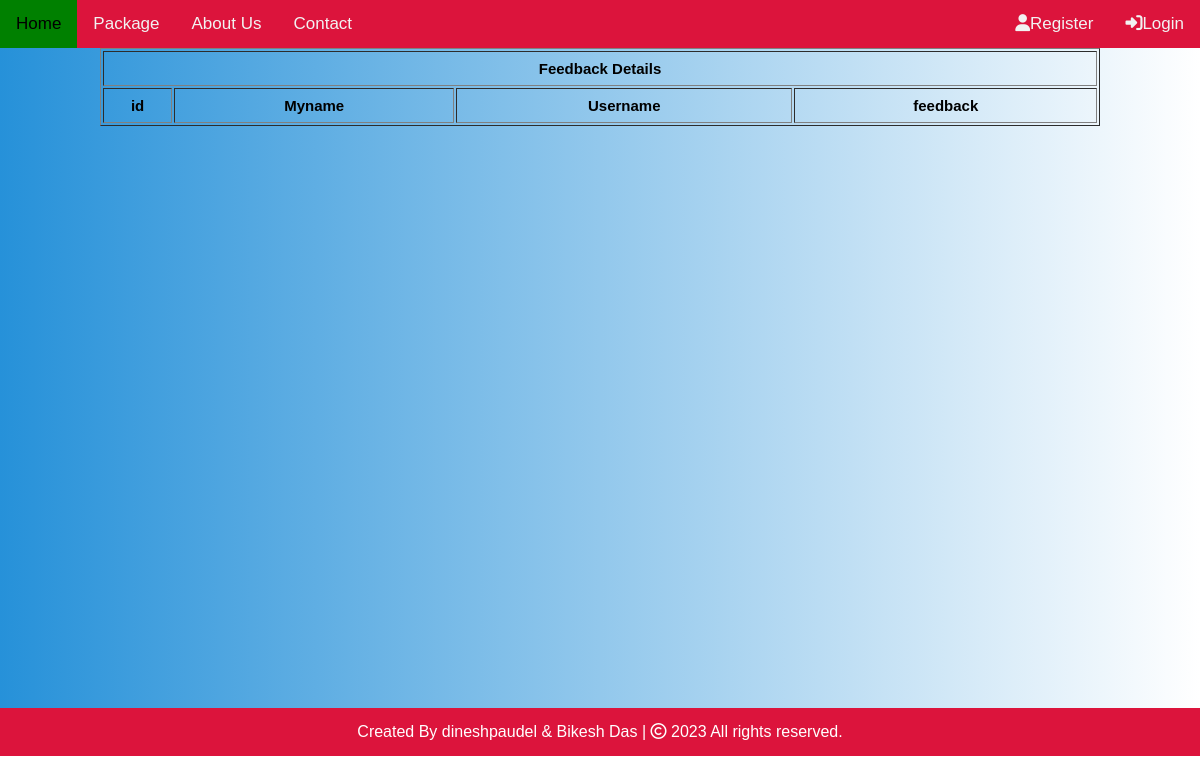
The page /tablefeedback.php on the database as committed earlier.
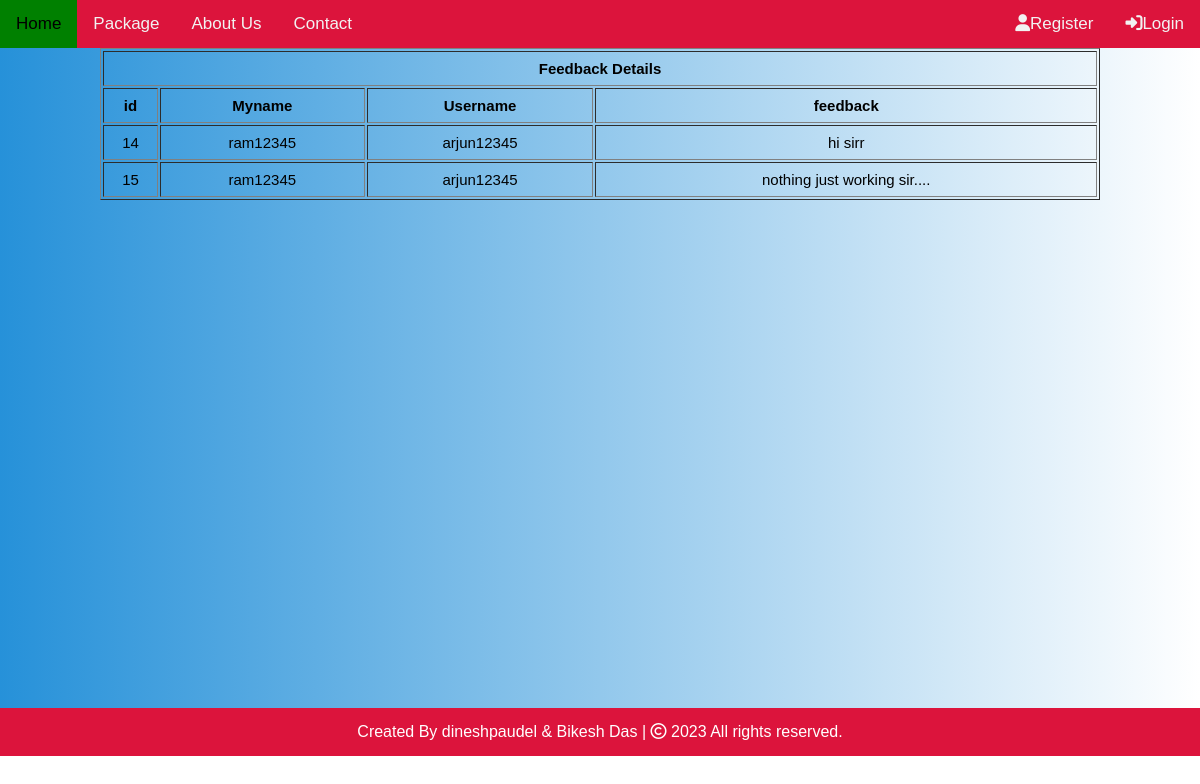
The same page on the database as committed later.
### tables this page shows
CREATE TABLE `feedback` (
  `id` int(11) NOT NULL,
  `trainername` varchar(255) NOT NULL,
  `username` varchar(255) NOT NULL,
  `message` varchar(255) NOT NULL
);

### tablefeedback.php (the view, shortened to what this page needs)
<?php
include "nav.php";
$users = [];
try {
    $conn = new mysqli('localhost', 'root', '', 'gym');
    $sql = "select * from feedback";
    $res = $conn->query($sql);
    if ($res->num_rows > 0) {
        while ($a = $res->fetch_assoc()) {
            array_push($users, $a);
        }
    }
} catch (Exception $e) {
    die('Database  Error : ' . $e->getMessage());
}
?>
<!DOCTYPE html>
<html lang="en">
<head>
</head>
<body>
    <div class="bgs">
        <div class="user">
            <table border="1px solid black">
                <tr>
                    <th colspan="11">Feedback Details</th>
                </tr>
                <tr>
                    <th>id</th>
                    <th>Myname</th>
                    <th>Username</th>
                    <th>feedback</th>
                </tr>
                <?php for ($i = 0; $i < count($users); $i++) { ?>
                    <tr>
                        <td><?php echo $users[$i]['id'] ?></td>
                        <td><?php echo $users[$i]['trainername'] ?></td>
                        <td><?php echo $users[$i]['username'] ?></td>
                        <td><?php echo $users[$i]['message'] ?></td>
                    </tr>
                <?php } ?>
            </table>
        </div>
    </div>
</body>
<?php include "footer.php";
?>
</html>

### nav.php (shortened to what this page needs)
<!DOCTYPE html>
<html lang="en">
<head>
  <link rel="stylesheet" href="style.css">
</head>
<body>
  <?php
  if (isset($_SESSION["trainername"]) && !empty($_SESSION['trainername'])) {
  ?>
    <div class="topnav">
      <a href="f.php">Home</a>
      <a href="about.php">About Us</a>
      <a href="contact.php">Contact</a>
    <?php
  } else {
    ?>
      <div class="topnav">
        <a href="f.php">Home</a>
        <a href="package.php">Package</a>
        <a href="about.php">About Us</a>
        <a href="contact.php">Contact</a>
      <?php } ?>
      <div class="user">
        <?php
        if (isset($_SESSION["username"]) && !empty($_SESSION['username'])) {
        ?>
          <a href="diettable.php" onclick="openForm()"><i class="fa-solid fa-envelope"></i></a>
          <a href="bmi.php" onclick="openForm()"><i class="fa-solid fa-chart-simple"></i> My BMI</a>
          <a href="user_profile.php" onclick="openForm()"><i class="fa-solid fa-user"></i> My Profile</a>
          <a href="logout.php"><i class="fa-solid fa-right-to-bracket"></i>Logout</a>
        <?php
        } else { ?>
          <a href="customer_register.php"><i class="fa-solid fa-user"></i><label for="">Register</a>
          <a href="how_to_login.php"></label> <i class="fa-solid fa-right-to-bracket"></i><label for="">Login</a>
        <?php } ?>
      </div>
      </div>
</body>
</html>

Rows that differ between the two databases and show on the page:
added feedback: id "14", trainername "ram12345", username "arjun12345", message "hi sirr"
added feedback: id "15", trainername "ram12345", username "arjun12345", message "nothing just working sir...."
